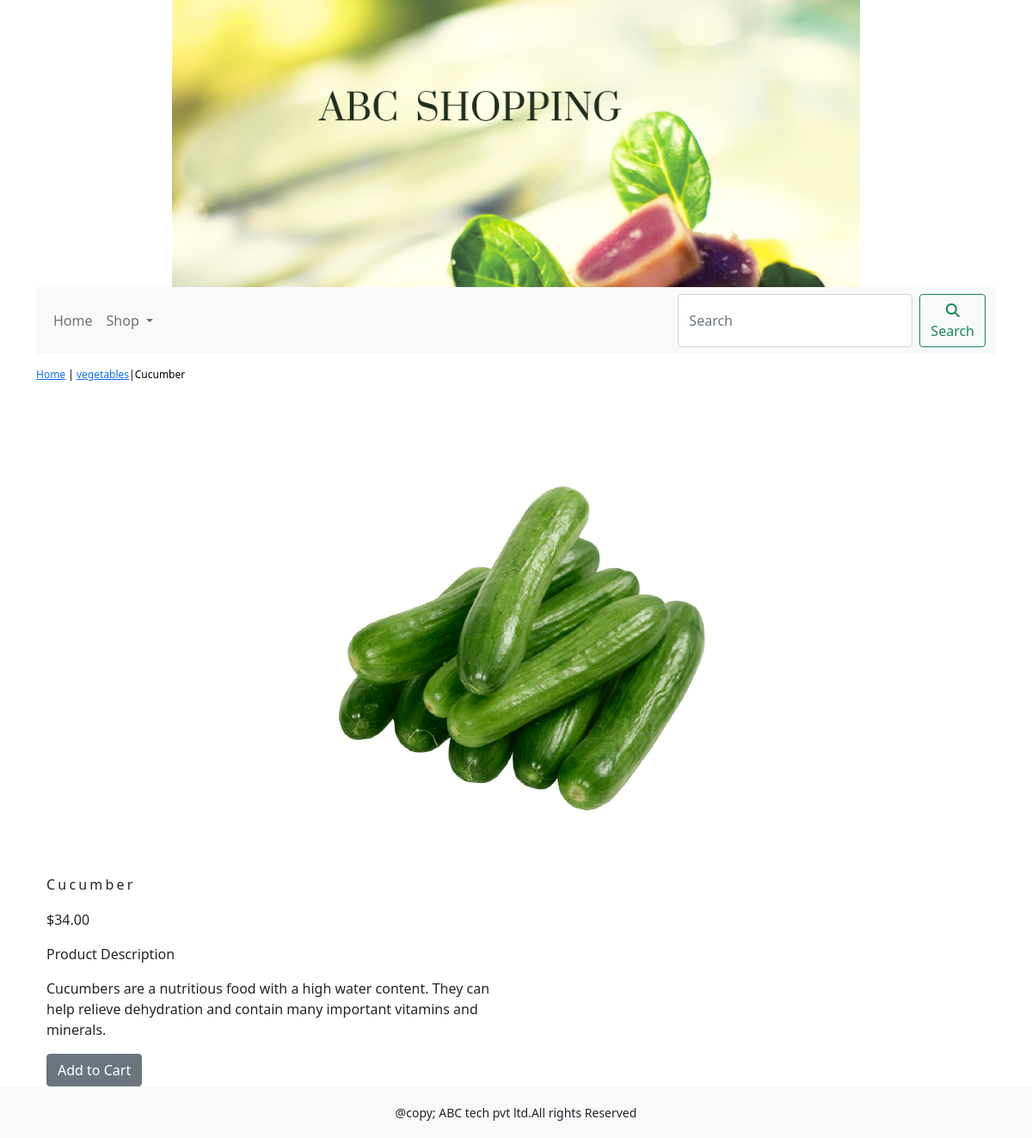
The app's page /shopp/vegetables/cucumber/ with its own data.
### shopp/models.py (models this page shows, shortened)
class Product(models.Model):
    name=models.CharField(max_length=250,unique=True)
    slug=models.SlugField(max_length=250,unique=True)
    description=models.TextField(blank=True)
    price=models.DecimalField(max_digits=10,decimal_places=2)
    category=models.ForeignKey(Category,on_delete=models.CASCADE)
    image=models.ImageField(upload_to='product', blank=True)
    stock=models.IntegerField()
    available=models.BooleanField(default=True)
    created=models.DateTimeField(auto_now_add=True)
    updated=models.DateTimeField(auto_now=True)
    class Meta:
        ordering = ('name',)
        verbose_name = 'product'
        verbose_name_plural = 'product'

class Category(models.Model):
    name=models.CharField(max_length=250, unique=True)
    slug=models.SlugField(max_length=250, unique=True)
    description = models.TextField(blank=True)
    image=models.ImageField(upload_to='category', blank=True)
    class Meta:
        ordering=('name',)
        verbose_name='category'
        verbose_name_plural='categories'
    def get_url(self):
        return  reverse('shopp:products_by_category',args=[self.slug])
    def __str__(self):
        return  '{}'.format(self.name)

### shopp/views.py (the view)
# urls.py: path('<slug:c_slug>/<slug:product_slug>/',views.proDetail,name='prodCatdetail')
def proDetail(request,c_slug,product_slug):
    try:
        product=Product.objects.get(category__slug=c_slug,slug=product_slug)
    except  Exception as e:
        raise e
    return  render(request,'product.html',{'product':product})

### cart/context_processors.py (called while the page is built)
def counter(request):
    item_count=0
    if 'admin' in request.path:
        return{}
    else:
        try:
            cart=Cart.objects.filter(cart_id=_cart_id(request))
            cart_items=CartItem.objects.all().filter(cart=cart[:1])
            for cart_item in cart_items:
                item_count += cart_item.quantity
        except Cart.DoesNotExist:
            item_count =0
    return  dict(item_count=item_count)

### cart/views.py (called while the page is built)
def  _cart_id(request):
    cart=request.session.session_key
    if not cart:
        cart=request.session.create()
    return cart

### shopp/context_processors.py (called while the page is built)
def menu_links(request):
    links=Category.objects.all()
    return dict(links=links)

### templates/product.html (shortened to what this page needs)
{% extends 'base.html' %}
{% load static %}
{% block content %}
<div class="row my_prod_row_class">
   <div class="mx_auto">
        <p> <a href="{% url 'shopp:allProdCat' %}">Home</a> | <a href ="{{product.category.get_url}}">{{product.category}}</a>|{{product.name}}</p>
   </div>
</div>
<div class="container">
<br>
<div class="row">
    <div class="col-md-12 col-sm-12 col-md-12 col-lg-12 text-center">
        <div style="min-width:18rem">
           <img src="{{product.image.url}}" alt="{{product.name}}">
        </div>
    </div>
    <div class="col-12 col-sm-12 col-md-12 col-lg-6">
        <div>
        <h1 class="my_prod_title">{{product.name}}</h1>
        <p>${{product.price}}</p>
        <p class="my_title"> Product Description</p>
        <p class="text-justify my_rod_text">{{product.description}}</p>
        {% if product.stock <= 0 %}
        <p class="text-justify my_prod_text"><b>Out of stock</b></p>
        {% else %}
        <a class="btn btn-secondary" href="{% url 'cart:add_cart' product.id %}">Add to Cart</a>
        {% endif%}
      </div>
        </div>
    </div>
    </div>
{% endblock %}

### static/css/custom.css (style rules this page uses)
.my_prod_row_class { padding-top:15px; padding-bottom:20px }
.my_prod_row_class .mx_auto { color:#000; font-size:12px; text-decoration:none; }
.my_prod_title { font-size:16px; text_transform:uppercase; letter-spacing:.2em; padding-top:15px; padding-bottom:10px; }

### records on screen
Product: category "vegetables", name "Cucumber", image (picture), price "34.00", description "Cucumbers are a nutritious food with a high water content. They can help relieve dehydration and contain many important vitamins and minerals."
